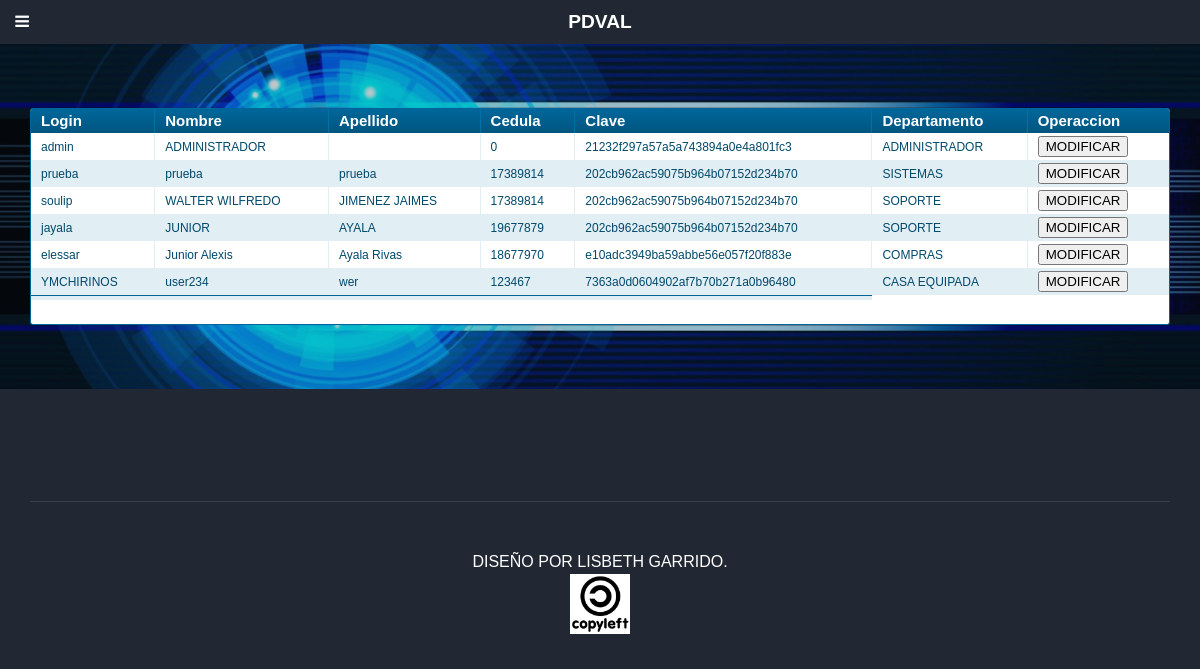
The page /registrar.php on the database its author committed.
### tables this page shows
CREATE TABLE IF NOT EXISTS `usuarios` (
  `id` int(11) NOT NULL AUTO_INCREMENT,
  `login` varchar(255) NOT NULL,
  `nombres` varchar(255) NOT NULL,
  `apellidos` varchar(255) NOT NULL,
  `cedula` int(11) NOT NULL,
  `cod_dep` varchar(255) NOT NULL,
  `clave` varchar(255) NOT NULL,
  `telefono` varchar(15) NOT NULL,
  `direccion` varchar(50) NOT NULL,
  `id_tipo` int(11) NOT NULL,
  PRIMARY KEY (`id`),
  KEY `id_tipo` (`id_tipo`)
);

CREATE TABLE IF NOT EXISTS `departamentos` (
  `id` bigint(20) unsigned NOT NULL AUTO_INCREMENT,
  `id_departamento` varchar(255) NOT NULL,
  `descripcion` varchar(255) NOT NULL,
  PRIMARY KEY (`id_departamento`),
  UNIQUE KEY `id` (`id`),
  KEY `id_departamento` (`id_departamento`)
);

### include/clase_db_init.php (called while the page is built, shortened)
<?php
 class MySQL{
  private $conexion; private $total_consultas;
  public function MySQL(){
    if(!isset($this->conexion)){
      $this->conexion = (mysqli_connect("localhost","root",""))
        or die(mysql_error());
      $db="soporte";
    $bd1="Error al conectar a la base de datos, Consultar al Administrador";
      mysqli_select_db($this->conexion,$db) or die($bd1);
    }
  }
  public function consulta($consulta){
    $resultado = mysqli_query($this->conexion,$consulta);
    return $resultado;
  }
  public function fetch_array($consulta){
   return mysqli_fetch_array($consulta);
  }
}?>

### registrar_usuario.php (the view, shortened to what this page needs)
<link rel="stylesheet" type="text/css" href="css/tabla_solicitud.css" media="screen" />
<div class="datagrid"><table>
<thead>
     <tr><th>Login</th><th>Nombre</th><th>Apellido</th><th>Cedula</th><th>Clave</th><th>Departamento</th><th>Operaccion</th></tr>
</thead>
<tfoot>
    <tr><td colspan="5">
            <div id="paging">
            </div>
    </tr></tfoot>
<tbody>
<?php
$estatus=new MySQL();
$consulta=$estatus->consulta("select a.id, a.login, a.clave, a.nombres, a.apellidos, a.cedula, b.descripcion from usuarios as a, departamentos as b where a.cod_dep=b.id_departamento");
$contar=0;
if($_SESSION['departamento']!=0){
echo "<script language='javascript'> alert('No tiene Los Privilegios Para Ingresar a Este Sitio');"
    . " window.location.href = 'empezar.php';"
        . "</script>";
}
else{
    while($fila=$estatus->fetch_array($consulta)){
                    if($contar%2==0)
            echo"            <tr>";else echo"<tr class='alt'>";
            echo"
        <td>".utf8_encode($fila['login'])."</td><td>".$fila['nombres']."</td><td>".$fila['apellidos']."</td><td>".$fila['cedula']."</td>"
                    . ""
                    . "<td>".$fila['clave']."</td><td>".$fila['descripcion']."</td>
                    <td><button id=actuar nombre=actuar value=".$fila['id']." onclick='modificar(this.value)'>MODIFICAR</button>
                    </td></tr>
                 ";
$contar++;} echo "</form>";
}
                    ?>
</tbody>
</table></div>

### css/tabla_solicitud.css (style rules this page uses)
.datagrid table { border-collapse: collapse; text-align: left; width: 100%; }
.datagrid { font: normal 12px/150% Arial, Helvetica, sans-serif; background: #fff; overflow: hidden; border: 1px solid #006699; -webkit-border-radius: 3px; -moz-border-radius: 3px; border-radius: 3px; }
.datagrid table td, .datagrid table th { padding: 3px 10px; }
.datagrid table thead th { background:-webkit-gradient( linear, left top, left bottom, color-stop(0.05, #006699), color-stop(1, #00557F) );background:-moz-linear-gradient( center top, #006699 5%, #00557F 100% );filter:progid:DXImageTransform.Microsoft.gradient(startColorstr='#006699', endColorstr='#00557F');background-color:#006699; color:#FFFFFF; font-size: 15px; font-weight: bold; border-left: 1px solid #0070A8; }
.datagrid table thead th:first-child { border: none; }
.datagrid table tbody td { color: #00496B; border-left: 1px solid #E1EEF4;font-size: 12px;font-weight: normal; }
.datagrid table tbody .alt td { background: #E1EEF4; color: #00496B; }
.datagrid table tbody td:first-child { border-left: none; }
.datagrid table tbody tr:last-child td { border-bottom: none; }
.datagrid table tfoot td div { border-top: 1px solid #006699;background: #E1EEF4; }
.datagrid table tfoot td { padding: 0; font-size: 12px }
.datagrid table tfoot td div { padding: 2px; }

### css/style.css (style rules this page uses)
body { background: #222833; }
body, input, select, textarea { color: #555555; font-family: 'Raleway', sans-serif; font-size: 13pt; font-weight: 300; line-height: 1.75em; }
p, ul, ol, dl, table, blockquote { margin: 0 0 2em 0; }
table { width: 100%; }

### css/style-wide.css (style rules this page uses)
body, input, select, textarea { font-size: 12pt; line-height: 1.5em; }

### rows shown on the page
usuarios: login "admin", nombres "ADMINISTRADOR", cedula "0", clave "21232f297a57a5a743894a0e4a801fc3", departamentos.descripcion "ADMINISTRADOR", $fila['id'] 1 (drawn)
usuarios: login "prueba", nombres "prueba", apellidos "prueba", cedula "17389814", clave "202cb962ac59075b964b07152d234b70", departamentos.descripcion "SISTEMAS", $fila['id'] 2 (drawn)
usuarios: login "soulip", nombres "WALTER WILFREDO", apellidos "JIMENEZ JAIMES", cedula "17389814", clave "202cb962ac59075b964b07152d234b70", departamentos.descripcion "SOPORTE", $fila['id'] 3 (drawn)
usuarios: login "jayala", nombres "JUNIOR", apellidos "AYALA", cedula "19677879", clave "202cb962ac59075b964b07152d234b70", departamentos.descripcion "SOPORTE", $fila['id'] 4 (drawn)
usuarios: login "elessar", nombres "Junior Alexis", apellidos "Ayala Rivas", cedula "18677970", clave "e10adc3949ba59abbe56e057f20f883e", departamentos.descripcion "COMPRAS", $fila['id'] 5 (drawn)
usuarios: login "YMCHIRINOS", nombres "user234", apellidos "wer", cedula "123467", clave "7363a0d0604902af7b70b271a0b96480", departamentos.descripcion "CASA EQUIPADA", $fila['id'] 6 (drawn)
